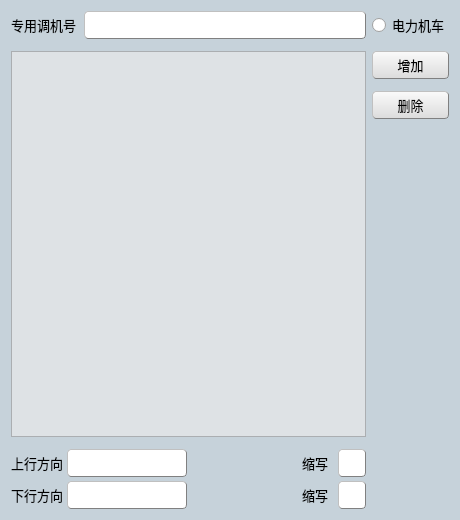
<?xml version="1.0" encoding="UTF-8"?>
<ui version="4.0">
 <class>DirectionSetting</class>
 <widget class="QWidget" name="DirectionSetting">
  <property name="geometry">
   <rect>
    <x>0</x>
    <y>0</y>
    <width>460</width>
    <height>520</height>
   </rect>
  </property>
  <property name="minimumSize">
   <size>
    <width>460</width>
    <height>520</height>
   </size>
  </property>
  <property name="maximumSize">
   <size>
    <width>460</width>
    <height>520</height>
   </size>
  </property>
  <property name="palette">
   <palette>
    <active>
     <colorrole role="Base">
      <brush brushstyle="SolidPattern">
       <color alpha="255">
        <red>198</red>
        <green>210</green>
        <blue>218</blue>
       </color>
      </brush>
     </colorrole>
     <colorrole role="Window">
      <brush brushstyle="SolidPattern">
       <color alpha="255">
        <red>198</red>
        <green>210</green>
        <blue>218</blue>
       </color>
      </brush>
     </colorrole>
    </active>
    <inactive>
     <colorrole role="Base">
      <brush brushstyle="SolidPattern">
       <color alpha="255">
        <red>198</red>
        <green>210</green>
        <blue>218</blue>
       </color>
      </brush>
     </colorrole>
     <colorrole role="Window">
      <brush brushstyle="SolidPattern">
       <color alpha="255">
        <red>198</red>
        <green>210</green>
        <blue>218</blue>
       </color>
      </brush>
     </colorrole>
    </inactive>
    <disabled>
     <colorrole role="Base">
      <brush brushstyle="SolidPattern">
       <color alpha="255">
        <red>198</red>
        <green>210</green>
        <blue>218</blue>
       </color>
      </brush>
     </colorrole>
     <colorrole role="Window">
      <brush brushstyle="SolidPattern">
       <color alpha="255">
        <red>198</red>
        <green>210</green>
        <blue>218</blue>
       </color>
      </brush>
     </colorrole>
    </disabled>
   </palette>
  </property>
  <property name="windowTitle">
   <string>Form</string>
  </property>
  <property name="autoFillBackground">
   <bool>true</bool>
  </property>
  <property name="styleSheet">
   <string notr="true">QPushButton
{
	background-color: rgb(240, 240, 240);
	border:1px groove gray;
	border-radius:4px;
	padding:2px 4px;
	border-style:outset;
	background-color: qlineargradient(spread:pad, x1:0, y1:1, x2:0, y2:0, stop:0 rgba(220, 220, 220, 255), stop:1 rgba(250, 250, 250, 255));
}

QPushButton:hover
{
	background-color: rgb(229, 241, 251);
	color:black
}
QPushButton:pressed
{
	background-color: rgb(204, 228, 247);
	border-style:inset
}</string>
  </property>
  <layout class="QHBoxLayout" name="horizontalLayout">
   <item>
    <layout class="QVBoxLayout" name="verticalLayout_3">
     <property name="spacing">
      <number>12</number>
     </property>
     <item>
      <layout class="QHBoxLayout" name="horizontalLayout_2">
       <property name="spacing">
        <number>8</number>
       </property>
       <item>
        <widget class="QLabel" name="label">
         <property name="font">
          <font>
           <family>微软雅黑</family>
           <pointsize>10</pointsize>
          </font>
         </property>
         <property name="text">
          <string>专用调机号</string>
         </property>
        </widget>
       </item>
       <item>
        <widget class="QLineEdit" name="lineEdit_2">
         <property name="minimumSize">
          <size>
           <width>0</width>
           <height>28</height>
          </size>
         </property>
         <property name="maximumSize">
          <size>
           <width>16777215</width>
           <height>28</height>
          </size>
         </property>
         <property name="font">
          <font>
           <family>微软雅黑</family>
           <pointsize>10</pointsize>
          </font>
         </property>
         <property name="styleSheet">
          <string notr="true">border-style: outset; 
border-width: 1px; 
border-color: gray;
border-radius:4px;
padding:1px 1px;</string>
         </property>
        </widget>
       </item>
      </layout>
     </item>
     <item>
      <widget class="QListView" name="listView">
       <property name="font">
        <font>
         <family>微软雅黑</family>
         <pointsize>10</pointsize>
        </font>
       </property>
       <property name="autoFillBackground">
        <bool>false</bool>
       </property>
       <property name="styleSheet">
        <string notr="true">background-color: rgb(222, 226, 229);</string>
       </property>
      </widget>
     </item>
     <item>
      <layout class="QGridLayout" name="gridLayout">
       <property name="leftMargin">
        <number>0</number>
       </property>
       <property name="topMargin">
        <number>0</number>
       </property>
       <property name="bottomMargin">
        <number>0</number>
       </property>
       <property name="spacing">
        <number>4</number>
       </property>
       <item row="2" column="1">
        <widget class="QLineEdit" name="lineEdit">
         <property name="minimumSize">
          <size>
           <width>120</width>
           <height>28</height>
          </size>
         </property>
         <property name="maximumSize">
          <size>
           <width>120</width>
           <height>28</height>
          </size>
         </property>
         <property name="font">
          <font>
           <family>微软雅黑</family>
           <pointsize>10</pointsize>
          </font>
         </property>
         <property name="styleSheet">
          <string notr="true">border-style: outset; 
border-width: 1px; 
border-color: gray;
border-radius:4px;
padding:1px 1px;</string>
         </property>
        </widget>
       </item>
       <item row="2" column="3">
        <widget class="QLabel" name="label_4">
         <property name="minimumSize">
          <size>
           <width>32</width>
           <height>28</height>
          </size>
         </property>
         <property name="maximumSize">
          <size>
           <width>32</width>
           <height>28</height>
          </size>
         </property>
         <property name="font">
          <font>
           <family>微软雅黑</family>
           <pointsize>10</pointsize>
          </font>
         </property>
         <property name="text">
          <string>缩写</string>
         </property>
        </widget>
       </item>
       <item row="3" column="4">
        <widget class="QLineEdit" name="lineEdit_5">
         <property name="minimumSize">
          <size>
           <width>28</width>
           <height>28</height>
          </size>
         </property>
         <property name="maximumSize">
          <size>
           <width>28</width>
           <height>28</height>
          </size>
         </property>
         <property name="font">
          <font>
           <family>微软雅黑</family>
           <pointsize>10</pointsize>
          </font>
         </property>
         <property name="styleSheet">
          <string notr="true">border-style: outset; 
border-width: 1px; 
border-color: gray;
border-radius:4px;
padding:1px 1px;</string>
         </property>
        </widget>
       </item>
       <item row="3" column="1">
        <widget class="QLineEdit" name="lineEdit_3">
         <property name="minimumSize">
          <size>
           <width>120</width>
           <height>28</height>
          </size>
         </property>
         <property name="maximumSize">
          <size>
           <width>120</width>
           <height>28</height>
          </size>
         </property>
         <property name="font">
          <font>
           <family>微软雅黑</family>
           <pointsize>10</pointsize>
          </font>
         </property>
         <property name="styleSheet">
          <string notr="true">border-style: outset; 
border-width: 1px; 
border-color: gray;
border-radius:4px;
padding:1px 1px;
</string>
         </property>
        </widget>
       </item>
       <item row="3" column="3">
        <widget class="QLabel" name="label_5">
         <property name="font">
          <font>
           <family>微软雅黑</family>
           <pointsize>10</pointsize>
          </font>
         </property>
         <property name="text">
          <string>缩写</string>
         </property>
        </widget>
       </item>
       <item row="2" column="4">
        <widget class="QLineEdit" name="lineEdit_4">
         <property name="minimumSize">
          <size>
           <width>28</width>
           <height>28</height>
          </size>
         </property>
         <property name="maximumSize">
          <size>
           <width>28</width>
           <height>28</height>
          </size>
         </property>
         <property name="font">
          <font>
           <family>微软雅黑</family>
           <pointsize>10</pointsize>
          </font>
         </property>
         <property name="styleSheet">
          <string notr="true">border-style: outset; 
border-width: 1px; 
border-color: gray;
border-radius:4px;
padding:1px 1px;</string>
         </property>
        </widget>
       </item>
       <item row="3" column="0">
        <widget class="QLabel" name="label_3">
         <property name="minimumSize">
          <size>
           <width>0</width>
           <height>28</height>
          </size>
         </property>
         <property name="maximumSize">
          <size>
           <width>16777215</width>
           <height>28</height>
          </size>
         </property>
         <property name="font">
          <font>
           <family>微软雅黑</family>
           <pointsize>10</pointsize>
          </font>
         </property>
         <property name="text">
          <string>下行方向</string>
         </property>
        </widget>
       </item>
       <item row="2" column="0">
        <widget class="QLabel" name="label_2">
         <property name="minimumSize">
          <size>
           <width>52</width>
           <height>28</height>
          </size>
         </property>
         <property name="maximumSize">
          <size>
           <width>52</width>
           <height>28</height>
          </size>
         </property>
         <property name="font">
          <font>
           <family>微软雅黑</family>
           <pointsize>10</pointsize>
          </font>
         </property>
         <property name="text">
          <string>上行方向</string>
         </property>
        </widget>
       </item>
       <item row="2" column="2">
        <widget class="QLabel" name="label_7">
         <property name="text">
          <string/>
         </property>
        </widget>
       </item>
       <item row="3" column="2">
        <widget class="QLabel" name="label_8">
         <property name="text">
          <string/>
         </property>
        </widget>
       </item>
      </layout>
     </item>
    </layout>
   </item>
   <item>
    <layout class="QVBoxLayout" name="verticalLayout_4">
     <property name="spacing">
      <number>12</number>
     </property>
     <property name="leftMargin">
      <number>0</number>
     </property>
     <property name="topMargin">
      <number>0</number>
     </property>
     <property name="rightMargin">
      <number>0</number>
     </property>
     <property name="bottomMargin">
      <number>0</number>
     </property>
     <item>
      <widget class="QRadioButton" name="radioButton">
       <property name="minimumSize">
        <size>
         <width>0</width>
         <height>28</height>
        </size>
       </property>
       <property name="maximumSize">
        <size>
         <width>16777215</width>
         <height>28</height>
        </size>
       </property>
       <property name="font">
        <font>
         <family>微软雅黑</family>
         <pointsize>10</pointsize>
        </font>
       </property>
       <property name="text">
        <string>电力机车</string>
       </property>
      </widget>
     </item>
     <item>
      <widget class="QPushButton" name="pushButton_2">
       <property name="minimumSize">
        <size>
         <width>0</width>
         <height>28</height>
        </size>
       </property>
       <property name="maximumSize">
        <size>
         <width>16777215</width>
         <height>28</height>
        </size>
       </property>
       <property name="font">
        <font>
         <family>微软雅黑</family>
         <pointsize>10</pointsize>
        </font>
       </property>
       <property name="text">
        <string>增加</string>
       </property>
      </widget>
     </item>
     <item>
      <widget class="QPushButton" name="pushButton">
       <property name="minimumSize">
        <size>
         <width>0</width>
         <height>28</height>
        </size>
       </property>
       <property name="maximumSize">
        <size>
         <width>16777215</width>
         <height>28</height>
        </size>
       </property>
       <property name="font">
        <font>
         <family>微软雅黑</family>
         <pointsize>10</pointsize>
        </font>
       </property>
       <property name="text">
        <string>删除</string>
       </property>
      </widget>
     </item>
     <item>
      <widget class="QLabel" name="label_6">
       <property name="text">
        <string/>
       </property>
      </widget>
     </item>
    </layout>
   </item>
  </layout>
 </widget>
 <resources/>
 <connections/>
</ui>
